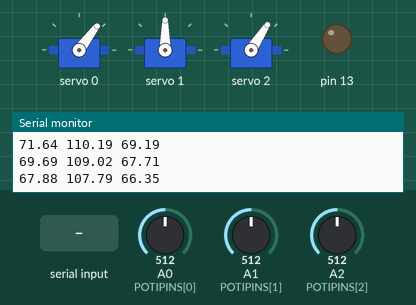
Bench run of a sketch on a simulated Arduino Uno, built with avr-gcc and run on an emulated ATmega328P. Parts: 3 × servo, output pins drawn as LEDs (lit = HIGH), the last lines printed to the serial monitor. The test bench sets the inputs (shaded band); at power-on: A0 (POTIPINS[0]) = 512, A2 (POTIPINS[2]) = 512, A1 (POTIPINS[1]) = 512. The local clock reads 2024-03-15 10:24:30 at power-on unless the sketch sets it; storage starts empty.

Above: at 1.2 s.
1.3 s: "print\n" received over Serial
At 1.81 s:
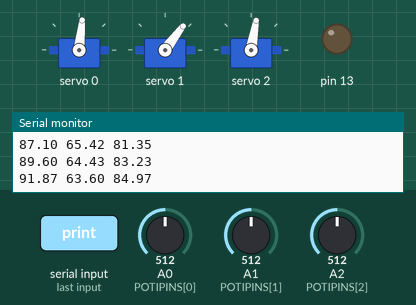
4.3 s: "weight 45\n" received over Serial
At 4.63 s:
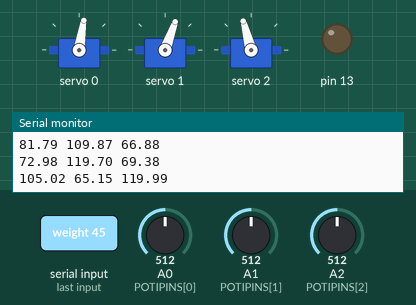
7.3 s: A0 (POTIPINS[0]) set to 306
At 7.72 s:
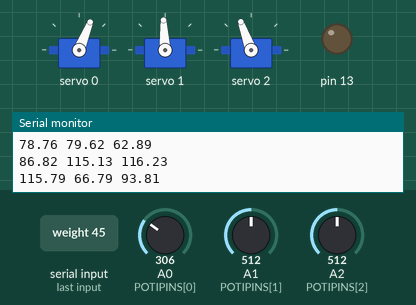
10.3 s: A2 (POTIPINS[2]) set to 306
13.3 s: "freq 45\n" received over Serial
Timing chart, 0 to 23.2 s (numbered marks = the images above; inputs shaded):
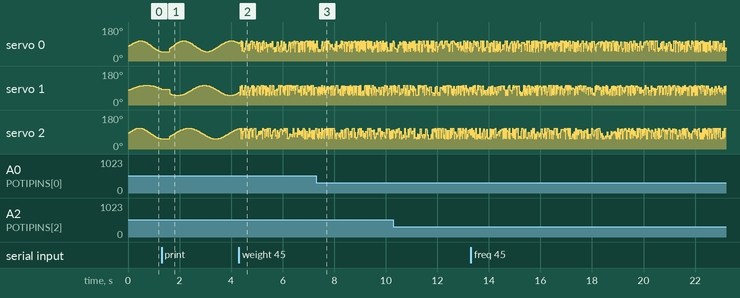

The sketch:

CPG_Control_PN.ino
```cpp
//Tutorial07 CPG Control Code
// Nicolas Perez & Pascal Anema
// See BELOW for extensive comments and theoretical explanation of observations
//////////////////////////////////////////////////////////////////////////////////////////////////////////
//Calibration of Servo Limits
//Please enter our specific servo limits for servo 1,2, (and 3) here
//You can find the corresponding limits in your EDMO box
int SERVOMIN[]  {100, 104, 105}; //PLEASE ENTER: The lower motor PPM limit (Servo Min) as noted in your EDMO box
int SERVOMAX[]  {456, 450, 465}; //PLEASE ENTER: The upper motor PPM limit (Servo Max) as noted in your EDMO box

int POTIMIN[]  {118, 145, 130}; //PLEASE ENTER: The lower potentiometer limit (Poti Low) as noted in your EDMO box
int POTIMAX[]  {694, 747, 710}; //PLEASE ENTER: The upper potentiometer limit (Poti High) as noted in your EDMO box

////////////////////////////////////////////////////////////////////////////////////////////////////////
#include <Wire.h>
#include <Adafruit_PWMServoDriver.h>
#include "study.h"

Adafruit_PWMServoDriver pwm = Adafruit_PWMServoDriver(0x40);
const int NUM_OSCILLATORS = 3; // this number has to match entries in array osc[] (do NOT modify!!)
// third motor wires are not connected, so we are limited to two oscilators in reality

//Poti variables
int POTIPINS[] = {14, 15, 16, 17, 18, 19}; //Do NOT modify!! Analog pins to which the potis' of the servos are connected (A0=14, A1=15, A2=16, ...)
float poti_value[] = {0, 0, 0}; //Do NOT modify! Array to store raw poti values
int servo_angle[] = { 0, 0, 0}; //Do NOT modify! Array to store mapped poti values

//Timing variables
unsigned long previousMillis = 0;
unsigned long currentMillis = 0;
unsigned long timeStep = 10; // period used to update CPG state variables and servo motor control (do NOT modify!!)
int interval = 0; //variable to store actual measured update time of the PID (in ms)

//********************* COMMENTS AS EXPLANATION AND FOR HIGHLIGHTING OF THEORY *********************//
/*
 * We added gain parameters for frequency and offset seperately, as we felt it was asapting too rapidly or too slowly on either one otherwise
 * These gain parameters are weights to the proportional control of the offset and frequency of the oscillators (frequency is the same for all oscillators)
 * The same thing was implemented for the amplitude (gain parameter a),
 *  whereas the control for the phase is done through a central pattern generator (coupling-weight parameter w)
 * All of these also have a corresponding "rateOf" parameter which holds their derivative.
 *
 * Whenever a gain parameter is *increased*, theory dictates that we should see a faster rate of convergence for changes to the corresponding control parameter (frequency, amplitude, etc.)
 * In figures, this means that we can see the derivative go towards 0 over time (if we don't change the control parameter),
 *   this happens *faster* if the gain is *higher*
 * In practice, we should see the motor-pair 'settle' on a consistent pattern *faster* with *higher* gain, which is **exactly what we observed**
 * For w, this particularly means that the phase difference between two oscillators will converge (in practice: become visibly constant) faster
 * IE: "it takes less time for two in-phase oscillators to become anti-phase if w is higher"
 */
//CPG parameter
double frequency = 0.5; // oscillator frequency; the current frequency, which slowly goes to target frequency when that changes
double gain_frequency = 1; // Adaptation rate for frequency, we replaced c by this variable and gain_offset
double rateOfFrequency = 0; // derivative of the frequency (can be used for plotting)
double targetFrequency = 0.5;

double w = 0.025; // we assume that all oscillators use same coupling weight
double a = 1; // we assume that all oscillators use same adaptation rate for amplitude
double gain_offset = 0.1; // we assume that all oscillators use same adaptation rate for offset

//float calib[NUM_OSCILLATORS];

typedef struct
{
    double phase;                       // phase of the oscillation
    double amplitude;                   // amplitude of the oscillation
    double targetAmplitude;             // amplitude to gradually change to
    double offset;                      // offset for the oscillation (in range of servo 0-180)
    double targetOffset;                // added parameter to offset smoothly
    double rateOfPhase;                 // current rate of change of the phase parameter
    double rateOfAmplitude;             // current rate of change of the amplitude parameter
    double rateOfOffset;                // current rate of change of the offset parameter
    double pos;                         // oscillator output = servos angular position
    uint16_t angle_motor;               // mapped motor value
    double phaseBias[NUM_OSCILLATORS];  // controls pairwise coupling phase bias
    double coupling[NUM_OSCILLATORS];   // controls topology of the network
} oscillator;

// initalisation with offset 90 for all motors (since servos operate in the range 0-180)
oscillator osc[NUM_OSCILLATORS] =
{
    {0,30,30,90,90,0,0,0,0,0,{0,PI,0},{0,1,0}},
    {0,30,30,90,90,0,0,0,0,0,{-PI,0,PI/2},{1,0,1}},
    {0,30,30,90,90,0,0,0,0,0,{0,-PI/2,0},{0,1,0}}
};

// strings for reading input
String  valueString, indexString;
String commandString = "Start 0 0";
////////////////////////////// setup //////////////////////////////////////
//(do NOT modify!!)
void setup()
{
    //////////////Initialize Serial Communication//////////////////
    Serial.begin(9600);
    Serial.flush();//(do NOT modify!!)
    while (!Serial); ////(do NOT modify!!) wait for the USB to serial chip to get ready (really quick!!)Does NOT! wait for the serial monitor to open!!!!
    ///////Initialize SD-Card /////////////////////
    initSD();//(do NOT modify!!)
    ///////Initialize Real time clock ////////////
    initRTC(); //(do NOT modify!!)
    ///////Motor control/////////////////////////////////
    pwm.begin();
    pwm.setPWMFreq(50);  // Analog servos run at ~60 Hz update
    delay(4);
//    zeroCalib();
//    setCalib(0,0);
//    setCalib(1,0);
//    setCalib(2,0);
}

////////////////////////////// loop //////////////////////////////////////
void loop(){

    currentMillis = millis(); //update the current time (do NOT modify!!)
    if (currentMillis - previousMillis >= timeStep){//CPG update interval (10ms)(do NOT modify!!)

      interval=currentMillis - previousMillis; //calculate actual interval time (do NOT modify!!)
      saveTime(interval); //saves current interval time (do NOT modify!!)
      previousMillis = currentMillis; //update the previous time step (do NOT modify!!)
      readInput(); //read input command from serial monitor (do NOT modify!!)

      //+++++++++++++++IMPLEMENT your CPG control code here BELOW !!!++++++++++++++++++++++++++++++++++++

      // We update the amplitude, offset and frequency BEFORE updating the phase and position,
      // We do this because the coupling sum depends on these variables, and if they change in the same loop
      //  as the phase and position, then unexpected results may occur

      // This behavior is slightly intended for phase-changes however, because if all the phases are changed at the same
      //  time, then we might get stuck in an infinite loop (and never reach desired phase bias) in specific situations
      //  thus, they are still changed in order of index, but they will at least all have their equally updated control variables (amplitude, frequency, etc.)
      updateVariables(interval);

      for (int i = 0; i < NUM_OSCILLATORS; i++) {

        // Calculate CPG here
        /* This calculation makes sure phase bias is kept for coupled oscillators.
         * This is done through the drivative of the phase to make sure all transitions are smooth.
         * The phase is then put through an output_function to get the target position for the motor (fed to the PID controller)
         * We can change this output_function to get nice interesting alterations of the sinusoid movement, we implemented one
         *   example of this in the "holding_sin" function (see comments at definition for instructions).
         */
        osc[i].rateOfPhase = compute_phase_derivative(i);
        osc[i].phase = osc[i].phase + osc[i].rateOfPhase * interval /1000.0;
        osc[i].pos = output_function(i);

        // set motor to new position (do NOT modify!!)
        osc[i].angle_motor = map(osc[i].pos,0,180,SERVOMIN[i],SERVOMAX[i]);//(do NOT modify!!)
        osc[i].angle_motor = constrain(osc[i].angle_motor,SERVOMIN[i],SERVOMAX[i]);  //(do NOT modify!!)
        pwm.setPWM(i, 0, osc[i].angle_motor); //(do NOT modify!!)
        poti_value[i] = analogRead(POTIPINS[i]);//(do NOT modify!!)
        servo_angle[i] = map(poti_value[i], POTIMIN[i] , POTIMAX[i], 0, 180);//(do NOT modify!!)


        Serial.print( osc[i].pos);
        Serial.print (" ");
      }
      //+++++++++++++++IMPLEMENT your CPG control code here ABOVE!!!++++++++++++++++++++++++++++++++++++
      Serial.println();
      for(int t=0;t<NUM_OSCILLATORS;t++){//(do NOT modify!!)
        savePose(osc[t].pos,servo_angle[t]);//saves positions to sd-buffer (do NOT modify!!)
      }
      saveBuffer();//upload buffer to sd (do NOT modify!!)
    }
}

//**************************** OUR METHODS ****************************//

/*
 * Implemented with default implementation;
 * w_{ij} is replaced by w * coupling[i][j] as we assume a constant weight for all couplings
 * However, different values for coupling weights can still be used as 'coupling' is a double array
 * This may be useful for generating advanced patterns, although we did not do a lot of experimenting with this
 */
double compute_phase_derivative(int osc_num) {
  int i = osc_num;
  double sum = 0;
  for (int j=0; j < NUM_OSCILLATORS; j++) {
    if (i != j) {
      sum += w * osc[i].coupling[j] * osc[j].amplitude *
        sin(osc[j].phase - osc[i].phase - osc[i].phaseBias[j]);
    }
  }
  return 2*PI*frequency + sum;
}

/*
 * A sin function as output function.
 * To use the holding_sin function, replace "sin" in this method
 *  with "holding_sin" and see the change in behavior :)
 */
double output_function(int osc_num){
  // This method assumes that the phase is in radians already
  double r = osc[osc_num].amplitude;
  double fi = osc[osc_num].phase;
  double x = osc[osc_num].offset;

  double res = r*sin(fi) + x;
  return res;
}

// alternative output function (used for walk-like behavior during competition, not shown in assignment)
// to use, replace "sin(fi)" in the above "output_function" with "holding_sin(fi)"
// we hope this might help with more walking-like behavior for interlocking legs
double holding_sin(double fi) {
  double phase = fi / (2*PI);
  if (phase < 0) { phase -= 1; }
  phase -= trunc(phase);
  phase *= 2; // phase in terms of pi
  if (phase < 0.25 || (phase >= 1.75 && phase < 2)) {
    return sin(phase*PI * 2);       // for 0.5PI, we return sin at double frequency (UP)
  } if (phase < 0.75) {
    return 1;                       // for 0.5PI, we hold at maximum amplitude
  } if (phase < 1.25) {
    return sin((phase-0.5)*PI * 2); // for 0.5PI, we return sin at double frequency (DOWN)
  } if (phase < 1.75) {
    return -1;                      // for 0.5PI, we hold at minimum amplitude
  }
  return 0; // this return will not be reached, but is here as failsafe
}

/*
 * This method computes and stores the derivatives of the amplitude and offset; d-frequency is computed in "updateVariables"
 * We assume only P control is enough to manage the change in amplitude, offset and frequency
 * Phase derivatives are computed and stored seperately in the "compute_phase_derivative" method
 */
void compute_derivates(int osc_num) {
  double R = osc[osc_num].targetAmplitude;
  double r = osc[osc_num].amplitude;
  osc[osc_num].rateOfAmplitude = a*(R-r);

  double X = osc[osc_num].targetOffset;
  double x = osc[osc_num].offset;
  osc[osc_num].rateOfOffset = gain_offset*(X-x);
}

/*
 * We use Euler's method for simple integration of the computed derivatives
 * The interval is used as time-step; Rates of change are assumed to be in units/second
 * This method is executed *before* computing the phase derivatives of all oscillators,
 *   this is done to make sure no unexpected behavior occurs
 */
void updateVariables(double interval) {
  rateOfFrequency = gain_frequency * (targetFrequency - frequency);
  frequency = frequency + rateOfFrequency * interval / 1000.0;

  for (int i=0; i < NUM_OSCILLATORS; i++) {
    compute_derivates(i);
    osc[i].amplitude = osc[i].amplitude + osc[i].rateOfAmplitude * interval / 1000.0;
    osc[i].offset = osc[i].offset + osc[i].rateOfOffset * interval/1000.0;
  }
}

//**************************** END OF OUR METHODS ****************************//

/////////////////Function for Reading Inputs via the Serial Monitor//////////////////////////////
///////////////////////////- PLEASE DO NOT MODIFY!/////////////////////////////////
void readInput()
{
    //if there is an input via the serial monitor read and parse it
    if (Serial.available())
    {
      spaceCount = 0;
      recFlag =1;
      commandString = Serial.readStringUntil('\n'); //read received string
      /////////////////PARSE INPUT//////////////////////////////////////////
      //count the number of spaces in the string
      for(int i=0; i<=commandString.length();i++){
        if(commandString.charAt(i)== ' '){
          spaceCount=spaceCount+1;
        }
      }
      //Check for the different input commands, extract the input paramters, convert them to integers and save the results in the sd-card buffer
      if (recFlag ==1 && spaceCount == 2 && (commandString.startsWith("amp") || commandString.startsWith("off"))){
          // extract and save the input command
          indexString = commandString.substring(4, 5);
          valueString = commandString.substring(6, commandString.length());
          //convert input parameters to integers
          if(commandString.startsWith("amp")){
            osc[(int) indexString.toInt()].targetAmplitude = (int) valueString.toInt();
          }else if(commandString.startsWith("off")){
            osc[(int) indexString.toInt()].targetOffset = (int) valueString.toInt();
          }
          //save received command string to buffer
          buffer += commandString;
          buffer += " ";
          buffer += "-";
          recFlag =0;
      }else if (recFlag ==1 && spaceCount == 1 && (commandString.startsWith("freq") || (commandString.startsWith("weight")))){
          // change the target frequency for all oscillators
          if(commandString.startsWith("freq")){
            valueString = commandString.substring(5, commandString.length());
            targetFrequency = (float) valueString.toFloat();
          }else if(commandString.startsWith("weight")){
            valueString = commandString.substring(7, commandString.length());
            w = (float) valueString.toFloat();
          }
          //save received command string to buffer
          buffer += commandString;
          buffer += " ";
          buffer += "-";
          buffer += " ";
          buffer += "-";
          recFlag =0;
      } else if (recFlag ==1 && spaceCount == 3 && commandString.startsWith("phb")){
          // change the phase bias between the two specified oscillators
          indexString = commandString.substring(4, 5);
          int index1 = (int) indexString.toInt();
          indexString = commandString.substring(6, 7);
          int index2 = (int) indexString.toInt();
          valueString = commandString.substring(8, commandString.length());
          osc[index1].phaseBias[index2] =  ((PI * valueString.toFloat())/180);//deg2rad!!! (float)
          osc[index2].phaseBias[index1] = -osc[index1].phaseBias[index2];
          //save received command string to buffer
          buffer += commandString;
          recFlag =0;
      } else if (recFlag ==1 && spaceCount == 0 && commandString.startsWith("print")){
          //save received command string to buffer
          buffer += commandString;
          buffer += " ";
          buffer += "-";
          buffer += " ";
          buffer += "-";
          buffer += " ";
          buffer += "-";
          recFlag =0;
          // print information about the current state of the oscillators
          Serial.print("Frequency: ");
          //Serial.println(frequency);
          for (int i = 0; i < NUM_OSCILLATORS; i++)
          {
              Serial.print(i);
              Serial.print(": ");
              Serial.print("[");
              Serial.print(osc[i].phase);
              Serial.print(", ");
              Serial.print(osc[i].amplitude);
              Serial.print(", ");
              Serial.print(osc[i].targetAmplitude);
              Serial.print(", ");
              Serial.print(osc[i].offset);
              Serial.print(", ");
              Serial.print(osc[i].targetOffset);
              Serial.print(", ");
              Serial.print(osc[i].rateOfPhase);
              Serial.print(", ");
              Serial.print(osc[i].rateOfAmplitude);
              Serial.print(", ");
              Serial.print(osc[i].rateOfOffset);
              Serial.print(", ");
              Serial.print(osc[i].pos);
              Serial.print(", [");
              Serial.print(osc[i].phaseBias[0]);
              Serial.print(", ");
              Serial.print(osc[i].phaseBias[1]);
              Serial.print(", ");
              Serial.print(osc[i].phaseBias[2]);
              Serial.print("]]");
              Serial.println();
          }
        //in case none of the above input variations is correct it is declared as an invalid input
        }else if (recFlag ==1){
          //save received command string to buffer
          buffer += "Invalid Input";
          buffer += " ";
          buffer += "-";
          buffer += " ";
          buffer += "-";
          recFlag =0;
        }
    //if there is NO new input that has been received via the serial monitor, fill the empty spots in the .txt file with dashes
    }else{
      buffer += "-";
      buffer += " ";
      buffer += "-";
      buffer += " ";
      buffer += "-";
      buffer += " ";
      buffer += "-";
      buffer += " ";
    }
}

///////////////////////////////////////////////////////////////////////////////////
//void zeroCalib()
//{
//    for (byte j = 0 ; j < NUM_OSCILLATORS ; j++)
//      calib[j] = 0;
//}
//
//void setCalib(int motor,int val)
//{
//    if(motor < NUM_OSCILLATORS)
//        calib[motor] = val;
//    else
//       Serial.println("Enter a valid motor number");
//}
```

Source omitted: study.h (4488 bytes)
